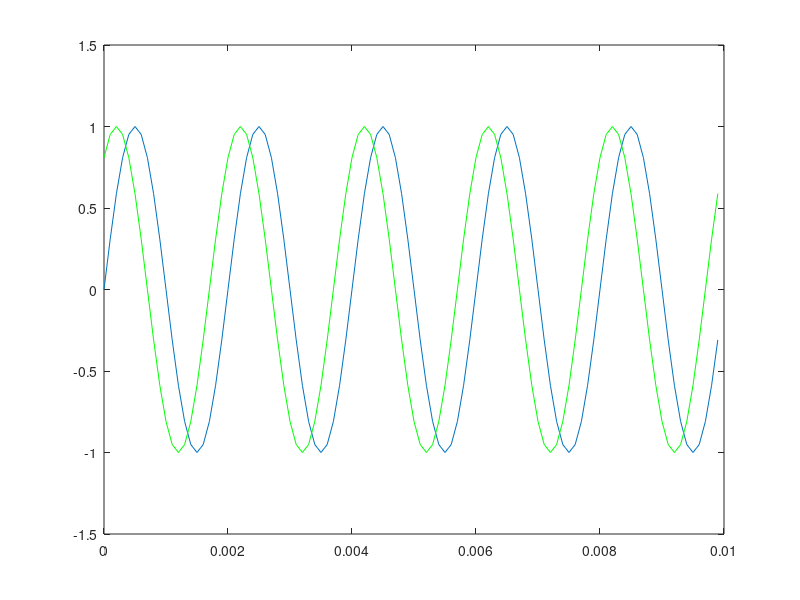

The MATLAB source for this figure:
function demo_for_phaseshift
sr=10000; 
dt=1/sr;
len=0.01; 
t=0:dt:(len-dt); 
f=500; 
N = length(t); 

%generate signal 
sig=sin(2*pi*f*t); 

%Define a phase shift in rads
p=-pi/4; 
num_samp = round((sr/f)*(p/(2*pi))); 

%Get the FFT of the signal 
z=fft(sig); 

%Delay each fft component 
for  k=1:length(z) 
    w = 2*pi/N*(k-1); 
    spec(k)=z(k)*exp(-1i*w*num_samp); 
end

%Get the new signal
newsig=(ifft(spec)); 

%plot the signals 
figure;
plot(t,sig);
hold on; 
plot(t,newsig,'g');
